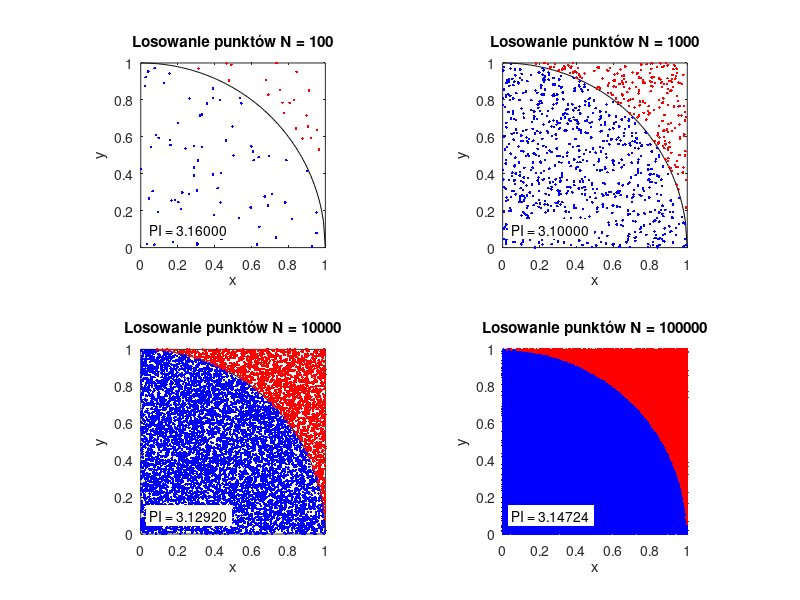
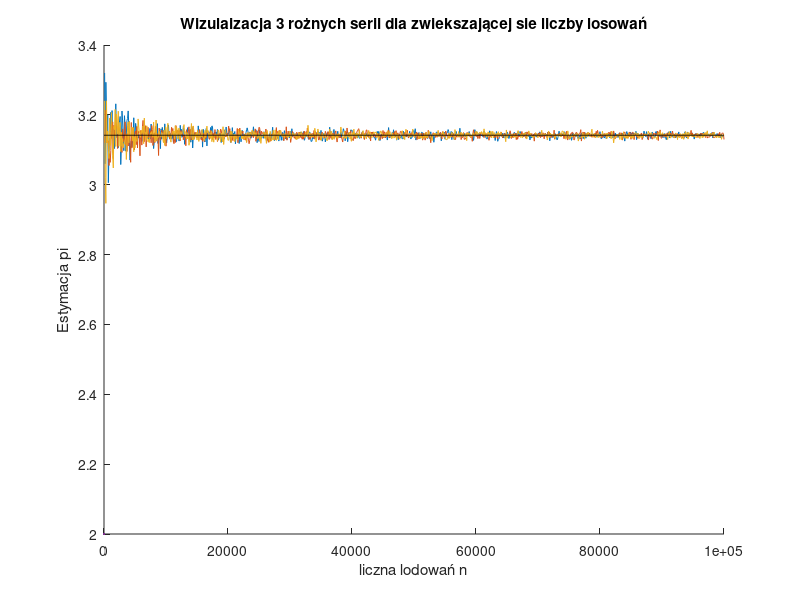
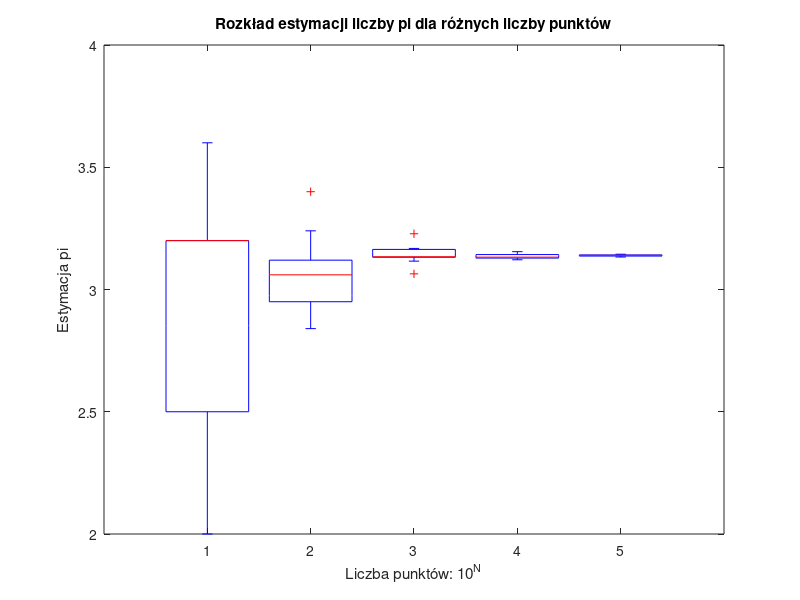

These figures' MATLAB source, in order:
close all; clear; clc;
x = 0:0.01:1;
r = 1;
y = sqrt(r*r-x.*x);

N = 100;
figure('Name','Wizualizacja metody Monte Carlo');

for i = 1:4
    rand_x = rand(1, N);
    rand_y = rand(1, N);
    inside_circle = (rand_x.^2 + rand_y.^2) <= r^2;
    suma = sum(inside_circle);
    Pi = 4*suma/N;

    subplot(2,2,i), plot(x, y, 'black');
    hold on;
    plot(rand_x(inside_circle), rand_y(inside_circle), 'b.');
    plot(rand_x(~inside_circle), rand_y(~inside_circle), 'r.');
    axis equal;
    xlim([0, 1]);
    ylim([0, 1]);
    title(['Losowanie punktów N = ', num2str(N)]);
    xlabel('x');
    ylabel('y');
    text(0.05,0.1, sprintf('PI = %.5f', Pi), 'BackgroundColor', 'w')
    hold off;
    N = N*10;
end

%%
N = 0:100:100000;
Pi_vec = zeros(size(N));
figure('Name','Wykaz zbliżania się do wartości pi wraz z wzrostem punktów');

hold on;
for i = 1:3
    for n = 1:length(N)
        rand_x = rand(1, N(n));
        rand_y = rand(1, N(n));
    
        inside_circle = (rand_x.^2 + rand_y.^2) <= r^2;
        suma = sum(inside_circle);
        Pi_vec(n) = 4*suma/N(n);
    end
    plot(N, Pi_vec)
end

plot(N, pi*ones(size(N)), 'k', LineWidth= 2)
hold off;
title('Wizulaizacja 3 rożnych serii dla zwiekszającej sie liczby losowań');
xlabel('liczna lodowań n');
ylabel('Estymacja pi');
%ylim([3.0, 3.3]);

%%

Pi_box = zeros(10,4);
figure('Name','Wizulalizacja boxplotem');
N = 10;

for i = 1:5
    for j = 1:10
        rand_x = rand(1, N);
        rand_y = rand(1, N);

        inside_circle = (rand_x.^2 + rand_y.^2) <= r^2;
        suma = sum(inside_circle);
        Pi_box(j, i) = 4*suma/N;
    end
    N = N*10;
end

boxplot(Pi_box)
title('Rozkład estymacji liczby pi dla różnych liczby punktów');
xlabel('Liczba punktów: 10^N');
ylabel('Estymacja pi');